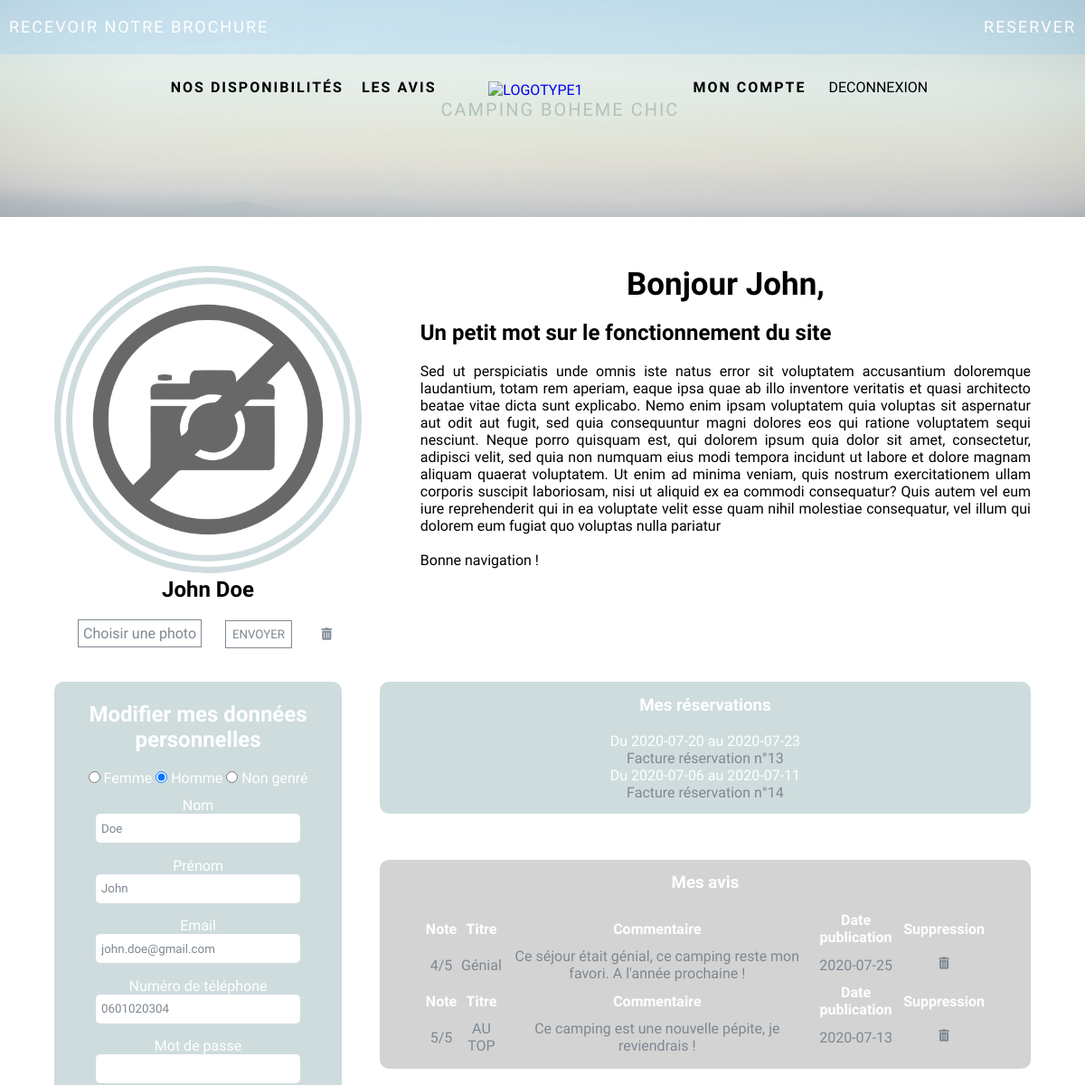
The page /profil.php (signed in, upper part) on the database as committed earlier.
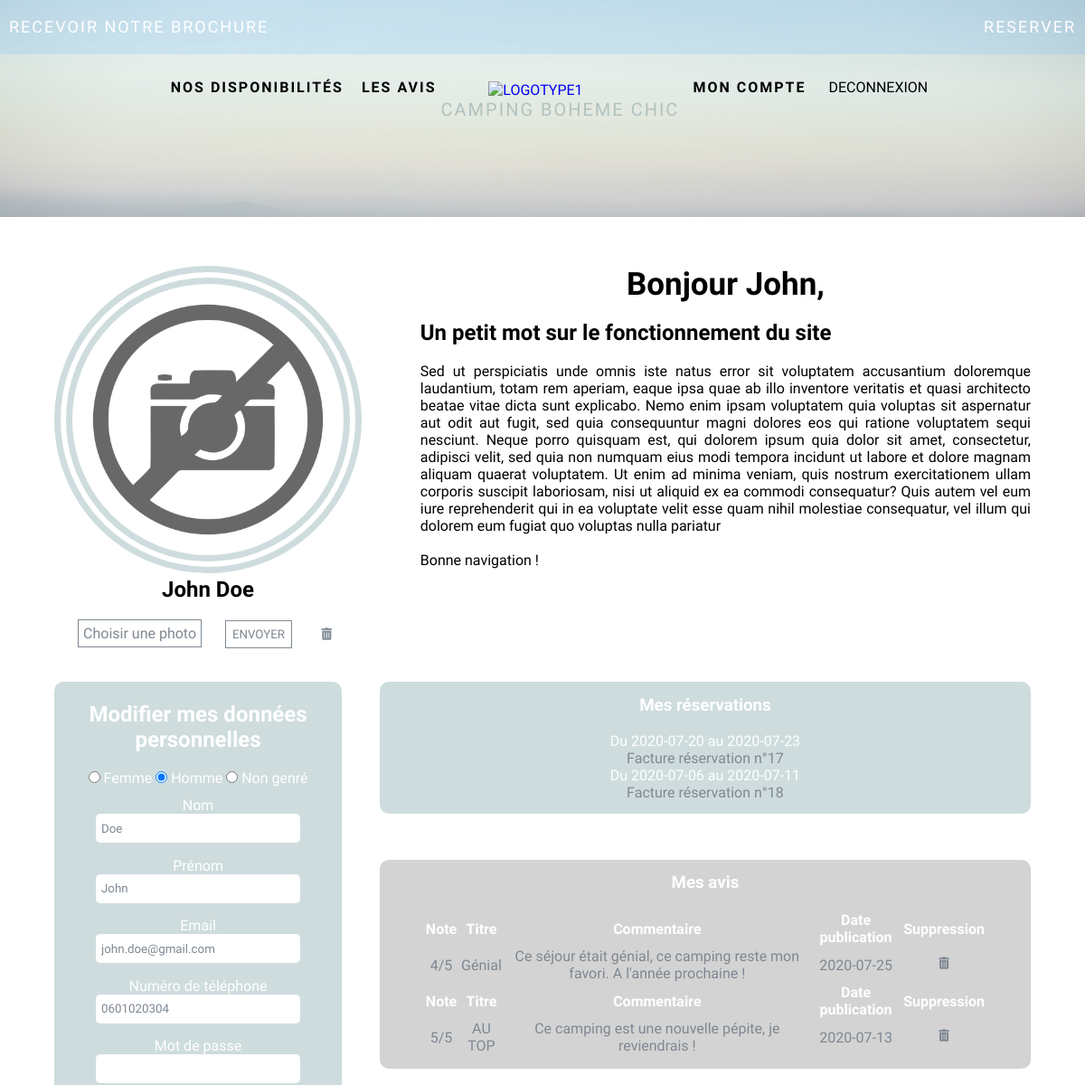
The same page on the database as committed later.
### tables this page shows
CREATE TABLE IF NOT EXISTS `utilisateurs` (
  `id_utilisateur` int(11) NOT NULL AUTO_INCREMENT,
  `nom` varchar(50) NOT NULL,
  `prenom` varchar(50) NOT NULL,
  `email` varchar(100) NOT NULL,
  `register_date` datetime NOT NULL,
  `password` varchar(255) NOT NULL,
  `is_admin` int(11) NOT NULL,
  `num_tel` varchar(50) NOT NULL,
  `gender` varchar(50) NOT NULL,
  `avatar` varchar(255) DEFAULT NULL,
  PRIMARY KEY (`id_utilisateur`)
);

CREATE TABLE IF NOT EXISTS `reservations` (
  `id_reservation` int(11) NOT NULL AUTO_INCREMENT,
  `date_debut` date NOT NULL,
  `date_fin` date NOT NULL,
  `id_utilisateur` int(11) NOT NULL,
  PRIMARY KEY (`id_reservation`)
);

CREATE TABLE IF NOT EXISTS `avis` (
  `id_avis` int(11) NOT NULL AUTO_INCREMENT,
  `note_sejour` int(11) NOT NULL,
  `titre_avis` varchar(50) NOT NULL,
  `texte_avis` varchar(500) NOT NULL,
  `post_date` date NOT NULL,
  `id_utilisateur` int(11) NOT NULL,
  `id_reservation` int(11) NOT NULL,
  PRIMARY KEY (`id_avis`)
);

### profil.php (the view, shortened to what this page needs)
<!DOCTYPE html>
<html>
<head>
    <link rel="stylesheet" href="https://use.fontawesome.com/releases/v5.3.1/css/all.css"
>
    <link rel="stylesheet" type="text/css" href="css/style.css">
</head>
<body>
    <header>
        <?php include("includes/header.php"); ?>
    </header>
    <main class="main_profil">
        <?php
            try
                {
                    $connexion = $db->connectDb();
                        $session=htmlentities(trim($_SESSION['user']['id_user']));
                        $user_session_data = $connexion->prepare("SELECT * FROM utilisateurs WHERE id_utilisateur = $session ");
                        $user_session_data->execute();
                        $user_session_data_result = $user_session_data->fetchAll(PDO::FETCH_ASSOC);
                        $commentaire=$connexion->prepare("SELECT * FROM avis WHERE id_utilisateur = $session ORDER BY post_date DESC");
                        $commentaire->execute();
                        $commentaire_result = $commentaire->fetchAll(PDO::FETCH_ASSOC);
                }
                catch(PDOException $e)
                {
                    echo "Erreur : " . $e->getMessage();
                }
?>
        <section class="profil_section1">
            <form action="" method="post" enctype="multipart/form-data" class="avatar profil_case_avatar" id="avatar_profil">
                <img src="
                             <?php
                              if($user_session_data_result[0]['avatar'] == NULL){
                                  echo 'css/images/no-image.png';
                              }else{echo $user_session_data_result[0]['avatar'];}
                              ?>" alt="avatar" width="300" height="300"><br/>
                <h2><?php echo $user_session_data_result[0]['prenom'].' '.$user_session_data_result[0]['nom'] ?></h2><br />
                <div class="validation_avatar">
                    <label for="file" class="label-file">Choisir une photo</label>
                    <input type="submit" name="send" value="ENVOYER">
                    <button type="submit" name="delete"><i class="fas fa-trash-alt"></i></button>
                </div>
            </form>
            <div class="profil_case_introduction">
                <h1>Bonjour <?php echo $user_session_data_result[0]['prenom'] ?>, </h1><br/>
                <h2>Un petit mot sur le fonctionnement du site</h2><br/>
                <p>
                    Sed ut perspiciatis unde omnis iste natus error sit voluptatem accusantium doloremque laudantium, totam rem aperiam, eaque ipsa quae ab illo inventore veritatis et quasi architecto beatae vitae dicta sunt explicabo. Nemo enim ipsam voluptatem quia voluptas sit aspernatur aut odit aut fugit, sed quia consequuntur magni dolores eos qui ratione voluptatem sequi nesciunt. Neque porro quisquam est, qui dolorem ipsum quia dolor sit amet, consectetur, adipisci velit, sed quia non numquam eius modi tempora incidunt ut labore et dolore magnam aliquam quaerat voluptatem. Ut enim ad minima veniam, quis nostrum exercitationem ullam corporis suscipit laboriosam, nisi ut aliquid ex ea commodi consequatur? Quis autem vel eum iure reprehenderit qui in ea voluptate velit esse quam nihil molestiae consequatur, vel illum qui dolorem eum fugiat quo voluptas nulla pariatur
                    <br/>
                    <br/>
                    Bonne navigation !
                </p>
            </div>
        </section>
        <section class="profil_section2">
            <section class="profil_gauche">
                <form action="" method="post" class="profil_case_modification">
                    <h2>Modifier mes données personnelles</h2><br />
                    <?php
                        $gender_check = html_entity_decode($user_session_data_result[0]['gender']);
                        $check = ($gender_check=="Femme")?true:false;
                        $check2 = ($gender_check=="Homme")?true:false;
                        $check3 = ($gender_check=="Non genré")?true:false;
                        ?>
                    <input type="radio" name="gender" value="Femme" <?php if($check==true){echo "checked";}else{echo "";}  ?> />
                    <label for="female">Femme</label>
                    <input type="radio" name="gender" value="Homme" <?php if($check2==true){echo "checked";}else{echo "";} ?> />
                    <label for="male">Homme</label>
                    <input type="radio" name="gender" value="Non genré" <?php if($check3==true){echo "checked";}else{echo "";} ?> />
                    <label for="no_gender">Non genré</label><br />
                    <label for="name">Nom</label><br />
                    <input type="text" name="lastname" value="<?php echo $user_session_data_result[0]['nom'] ?>"><br />
                    <label for="firstname">Prénom</label><br />
                    <input type="text" name="firstname" value="<?php echo $user_session_data_result[0]['prenom'] ?>"><br />
                    <label for="mail">Email</label><br />
                    <input type="mail" name="mail" value="<?php echo $user_session_data_result[0]['email'] ?>"><br />
                    <label for="phone_number">Numéro de téléphone</label><br />
                    <input type="text" name="phone_number" value="<?php echo $user_session_data_result[0]['num_tel'] ?>"><br />
                    <label for="password">Mot de passe</label><br />
                    <input type="password" name="password" placeholder="Entrez votre nouveau mot de passe"><br />
                    <label for="password">Confirmation de mot de passe</label><br />
                    <input type="password" name="check_password" placeholder="Confirmez votre nouveau mot de passe"><br /><br />
                    <input type="submit" name="submit" value="VALIDER"><br />
                </form>
            </section>
            <section class="profil_droite">
                <div class="profil_case_reservation">
                    <h1>Mes réservations</h1><br/>
                    <?php
                    $info = $connexion->prepare("SELECT * FROM reservations WHERE id_utilisateur = $session ORDER by date_debut DESC");
                    $info->execute();
                    $info_result1 = $info->fetchAll(PDO::FETCH_ASSOC);
                    foreach($info_result1 as $id_reservations){?>
                    <p>Du <?php echo $id_reservations['date_debut']?> au <?php echo $id_reservations['date_fin']?></p>
                    <a href="facturation.php?id_reservation=<?php echo $id_reservations['id_reservation'];?>">Facture réservation n°<?php echo  $id_reservations['id_reservation']?></a><br/>
                    <?php }?>
                </div>
                <div class="profil_case_avis">
                    <h1>Mes avis</h1><br/>
                    <table>
                        <thead>
                            <?php foreach($commentaire_result as $avis_customer){ ?>
                            <tr>
                                <th>Note</th>
                                <th>Titre</th>
                                <th>Commentaire</th>
                                <th>Date publication</th>
                                <th>Suppression</th>
                            </tr>
                        </thead>
                        <tbody>
                            <tr>
                                <td><?php echo $avis_customer['note_sejour'].'/5' ?></td>
                                <td><?php echo $avis_customer['titre_avis'] ?></td>
                                <td><?php echo $avis_customer['texte_avis'] ?></td>
                                <td><?php echo $avis_customer['post_date'] ?></td>
                                <td>
                                    <form action="" method="post">
                                        <button type="submit" name="delete_comment"><i class="fas fa-trash-alt"></i></button>
                                    </form>
                                </td>
                            </tr>
                        <?php } ?>
                        </tbody>
                    </table>
                </div>
            </section>
        </section>
    </main>
</body>
</html>

### includes/header.php (shortened to what this page needs)
<header>
    <section id="top-header">
        <a href="#newsletter">RECEVOIR NOTRE BROCHURE</a>
        <a id="header-title" href="reservation_form.php">RESERVER</a>
    </section>
    <section>
        <nav>
            <ul id="nav_links">
                <li><a href="planning.php">NOS DISPONIBILITÉS</a></li>
                <li><a href="voir_avis.php">LES AVIS</a></li>
                <a id="top-logo" href="index.php">
                    <img id="logo1" src="https://i.ibb.co/hMhFxXF/logotype1.png" alt="logotype1">
                    <h1>camping boheme chic</h1>
                </a>
                <?php
                if (isset($_SESSION['user'])){
                    ?>
                    <li><a href="profil.php">MON COMPTE</a></li>
                    <form action="index.php" method="post">
                        <input id="deco" name="deco" value="DECONNEXION" type="submit"/>
                    </form>
                    <?php
                }else{
                ?>
                <li><a  href="mailto:hello@sardinescamp.com">NOUS CONTACTER</a></li>
                <li><a  href="connexion.php"> SE CONNECTER</a></li>
            </ul>
            <?php
            } ?>
        </nav>
    </section>
</header>

### css/style.css (style rules this page uses)
* { margin: 0; padding: 0; list-style: none; text-decoration: none; font-family: 'Hind Siliguri', sans-serif; }
body { width: 100%; }
header { background-image: url(background/camping6.jpg); background-repeat: no-repeat; background-size: cover; height: 30vh; }
#top-header { display: flex; align-items: center; width: 100%; background-color: rgba(105, 183, 252,0.2); color: white; letter-spacing: 2px; height: 7.5vh; position: sticky; justify-content: space-between; }
#top-header a { color: white; display: flex; font-size: 18px; font-weight: 300; line-height: 5vh; padding: 5px 10px; text-decoration: none; }
header nav ul { display: flex; width: 100%; text-transform: uppercase; align-items: center; justify-content: center; }
header nav ul li a { color: black; padding-left: 15px; padding-right: 5px; letter-spacing: 2px; margin-top: 5%; font-weight: 600; }
#top-logo { display: flex; flex-direction: column; align-items: center; margin-top: 2.5%; }
#top-logo img { width: 60%; height:60%; }
#top-logo h1 { font-weight: 300; font-size: 20px; letter-spacing: 2px; color: #B1C2BE; }
#nav_links a { text-decoration: none; }
#deco { display: flex; background: none; border: none; color: black; cursor: pointer; font-size: 16px; padding-left: 2.5vh; }
#date-section input[type=date], #facture-date-section input[type=date], { width: 200px; height: 30px; background: transparent; border: 1px solid #077C62; border-radius: 2px; color: #077C62; font-size: 16px; font-weight: 400; padding: 4px; }
.main_profil { display: flex; flex-direction: column; margin-right:5%; margin-left:5%; }
.profil_section1 { margin-top:5%; display:flex; flex-direction:row; justify-content: space-evenly; text-align:center; }
.profil_case_avatar { width:40%; }
.profil_section2 { margin-top:2%; display:flex; flex-direction:row; justify-content: space-evenly; text-align:center; width:100%; }
.profil_gauche, .profil_droite { display: flex; flex-direction: column; }
.profil_gauche { width:40%; }
.profil_droite { padding-left:5%; }
.avatar img { border-radius:50%; }
#avatar_profil img { border: 20px double #CEDCDD; }
.profil_case_reservation { background-color:#CEDCDD; border-radius:10px; color:white; padding:2%; max-height:265px; width:auto; margin-bottom:7%; overflow-y: auto; }
.profil_case_introduction { text-align: justify; padding-left:6%; }
.profil_case_introduction h1 { text-align:center; font-size:35px; }
.profil_case_avis { display: flex; flex-direction: column; align-items: center; background-color:lightgray; border-radius:10px; color:white; margin-bottom:7%; padding:2%; max-height:265px; overflow-y: auto; }
.profil_case_avis table { width:90%; }
.profil_case_avis td { color:#7E8892; }
.profil_case_modification, .profil_case_suppression { background-color:#CEDCDD; border-radius:10px; color:white; margin-bottom:5%; padding:2%; width:100%; }
.profil_case_reservation a { color:#7E8892; }
.profil_case_avatar input[type="submit"] { color:#7E8892; padding:2%; background-color:white; border:0.1px solid #7E8892; }
.profil_section1 button { color:#7E8892; background-color:white; padding:2%; border:none; margin-bottom:5%; }
.profil_section2 button { color:#7E8892; background-color:lightgray; padding:2%; border:none; margin-bottom:5%; }
.validation_avatar { display: flex; justify-content: space-evenly; align-items: baseline; }
.label-file { cursor: pointer; color: #7E8892; border:0.1px solid #7E8892; padding:1.5%; }
.profil_case_modification input[type="text"], .profil_case_modification input[type="mail"], .profil_case_modification input[type="password"], .profil_case_suppression input[type="text"], .profil_case_suppression input[type="mail"], .profil_case_suppression input[type="password"] { border-radius:5px; height:20px; margin-bottom:5%; padding:2%; width:70%; border:none; color:#7E8892; outline-color: #7E8892; }
.profil_case_modification input[type="radio"] { margin-bottom:5%; }
.profil_case_modification h2, .profil_case_suppression h2 { margin-top:5%; }
@media (max-width: 1400px) { .profil_gauche { width:60%; } }

Rows that differ between the two databases and show on the page:
removed reservations: date_debut "2020-07-20", date_fin "2020-07-23", id_reservation "13"
removed reservations: date_debut "2020-07-06", date_fin "2020-07-11", id_reservation "14"
added reservations: date_debut "2020-07-20", date_fin "2020-07-23", id_reservation "17"
added reservations: date_debut "2020-07-06", date_fin "2020-07-11", id_reservation "18"
